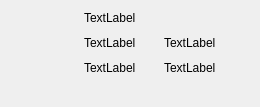
<?xml version="1.0" encoding="UTF-8"?>
<ui version="4.0">
 <class>HardwareInterface</class>
 <widget class="QWidget" name="HardwareInterface">
  <property name="geometry">
   <rect>
    <x>0</x>
    <y>0</y>
    <width>260</width>
    <height>107</height>
   </rect>
  </property>
  <property name="minimumSize">
   <size>
    <width>260</width>
    <height>107</height>
   </size>
  </property>
  <property name="maximumSize">
   <size>
    <width>260</width>
    <height>107</height>
   </size>
  </property>
  <property name="windowTitle">
   <string>Form</string>
  </property>
  <layout class="QGridLayout" name="gridLayout_2">
   <property name="leftMargin">
    <number>10</number>
   </property>
   <property name="topMargin">
    <number>0</number>
   </property>
   <property name="rightMargin">
    <number>10</number>
   </property>
   <property name="bottomMargin">
    <number>0</number>
   </property>
   <property name="spacing">
    <number>0</number>
   </property>
   <item row="0" column="0">
    <widget class="QWidget" name="HardwareContent_widget" native="true">
     <property name="styleSheet">
      <string notr="true"/>
     </property>
     <layout class="QGridLayout" name="gridLayout">
      <property name="leftMargin">
       <number>10</number>
      </property>
      <property name="topMargin">
       <number>0</number>
      </property>
      <property name="rightMargin">
       <number>6</number>
      </property>
      <property name="bottomMargin">
       <number>0</number>
      </property>
      <property name="horizontalSpacing">
       <number>10</number>
      </property>
      <property name="verticalSpacing">
       <number>0</number>
      </property>
      <item row="0" column="0">
       <widget class="QWidget" name="HardwareIcon_widget" native="true">
        <property name="minimumSize">
         <size>
          <width>54</width>
          <height>54</height>
         </size>
        </property>
        <property name="maximumSize">
         <size>
          <width>54</width>
          <height>54</height>
         </size>
        </property>
       </widget>
      </item>
      <item row="0" column="1">
       <layout class="QVBoxLayout" name="verticalLayout">
        <item>
         <spacer name="verticalSpacer">
          <property name="orientation">
           <enum>Qt::Vertical</enum>
          </property>
          <property name="sizeHint" stdset="0">
           <size>
            <width>20</width>
            <height>18</height>
           </size>
          </property>
         </spacer>
        </item>
        <item>
         <layout class="QHBoxLayout" name="horizontalLayout">
          <item>
           <widget class="QLabel" name="DeviceName_label">
            <property name="minimumSize">
             <size>
              <width>0</width>
              <height>25</height>
             </size>
            </property>
            <property name="maximumSize">
             <size>
              <width>16777215</width>
              <height>25</height>
             </size>
            </property>
            <property name="text">
             <string>TextLabel</string>
            </property>
           </widget>
          </item>
          <item>
           <spacer name="horizontalSpacer">
            <property name="orientation">
             <enum>Qt::Horizontal</enum>
            </property>
            <property name="sizeHint" stdset="0">
             <size>
              <width>40</width>
              <height>20</height>
             </size>
            </property>
           </spacer>
          </item>
         </layout>
        </item>
        <item>
         <layout class="QHBoxLayout" name="horizontalLayout_2">
          <property name="spacing">
           <number>0</number>
          </property>
          <item>
           <widget class="QLabel" name="Dev1_label">
            <property name="minimumSize">
             <size>
              <width>0</width>
              <height>25</height>
             </size>
            </property>
            <property name="maximumSize">
             <size>
              <width>16777215</width>
              <height>25</height>
             </size>
            </property>
            <property name="text">
             <string>TextLabel</string>
            </property>
           </widget>
          </item>
          <item>
           <widget class="QLabel" name="Dev1_Value_label">
            <property name="minimumSize">
             <size>
              <width>0</width>
              <height>25</height>
             </size>
            </property>
            <property name="maximumSize">
             <size>
              <width>16777215</width>
              <height>25</height>
             </size>
            </property>
            <property name="text">
             <string>TextLabel</string>
            </property>
           </widget>
          </item>
         </layout>
        </item>
        <item>
         <layout class="QHBoxLayout" name="horizontalLayout_3">
          <property name="spacing">
           <number>0</number>
          </property>
          <item>
           <widget class="QLabel" name="Dev2_label">
            <property name="minimumSize">
             <size>
              <width>0</width>
              <height>25</height>
             </size>
            </property>
            <property name="maximumSize">
             <size>
              <width>16777215</width>
              <height>25</height>
             </size>
            </property>
            <property name="text">
             <string>TextLabel</string>
            </property>
           </widget>
          </item>
          <item>
           <widget class="QLabel" name="Dev2_Value_label">
            <property name="minimumSize">
             <size>
              <width>0</width>
              <height>25</height>
             </size>
            </property>
            <property name="maximumSize">
             <size>
              <width>16777215</width>
              <height>25</height>
             </size>
            </property>
            <property name="text">
             <string>TextLabel</string>
            </property>
           </widget>
          </item>
         </layout>
        </item>
        <item>
         <spacer name="verticalSpacer_2">
          <property name="orientation">
           <enum>Qt::Vertical</enum>
          </property>
          <property name="sizeHint" stdset="0">
           <size>
            <width>20</width>
            <height>40</height>
           </size>
          </property>
         </spacer>
        </item>
       </layout>
      </item>
     </layout>
    </widget>
   </item>
  </layout>
 </widget>
 <resources/>
 <connections/>
</ui>
